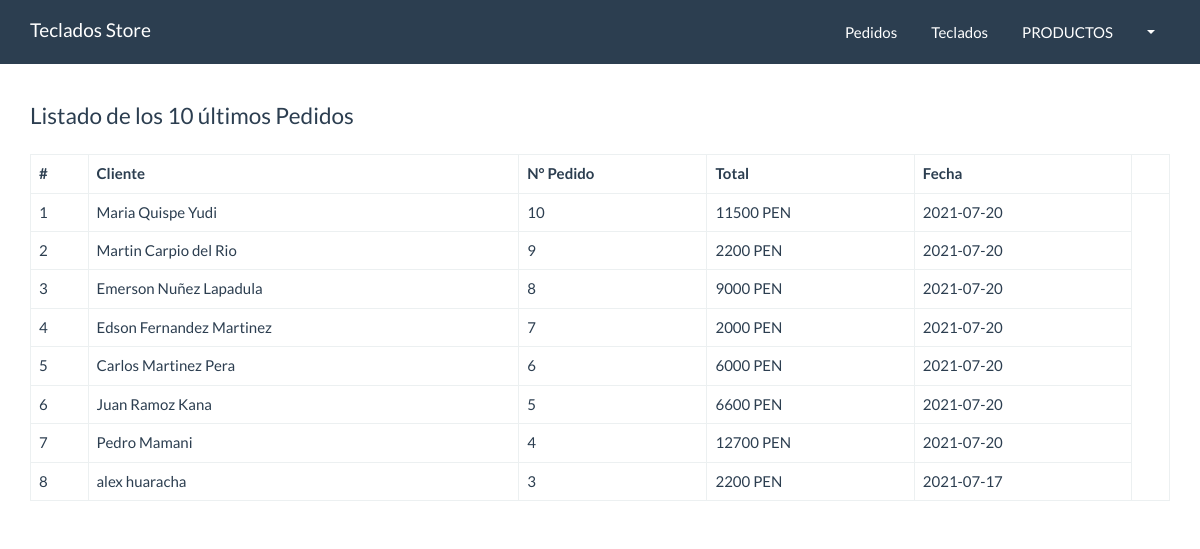
The app's page /panel/dashboard.php with its own data.
### tables this page shows
CREATE TABLE `pedidos` (
  `idPedido` int(10) NOT NULL,
  `clienteID` int(11) NOT NULL,
  `total` decimal(20,0) NOT NULL,
  `fecha` date NOT NULL,
  `estado` int(11) NOT NULL DEFAULT 1
);

CREATE TABLE `clientes` (
  `idCliente` int(10) NOT NULL,
  `nombre` varchar(100) NOT NULL,
  `apellido` varchar(100) NOT NULL,
  `email` varchar(100) NOT NULL,
  `telefono` varchar(15) NOT NULL,
  `comentario` varchar(500) NOT NULL
);

### src/Pedido.php (called while the page is built, shortened)
<?php
class Pedido{
    private $cn = null;
    public function __construct(){
        $this->config = parse_ini_file(__DIR__.'/../config.ini') ;
        $this->cn = new \PDO( $this->config['dns'], $this->config['usuario'],$this->config['clave'],array(
            \PDO::MYSQL_ATTR_INIT_COMMAND => 'SET NAMES utf8'
        ));
    }
    public function mostrarUltimos()
    {
        $sql = "SELECT p.idPedido, nombre, apellido, email, total, fecha FROM pedidos p
        INNER JOIN clientes c ON p.clienteID = c.idCliente ORDER BY p.idPedido DESC LIMIT 10";
        $resultado = $this->cn->prepare($sql);
        if($resultado->execute())
            return  $resultado->fetchAll();
        return false;
    }
}

### panel/dashboard.php (the view, shortened to what this page needs)
<?php
  print_r($_SESSION['usuario_info']);
?>
<!DOCTYPE html>
<html lang="en">
  <head>
    <link rel="stylesheet" href="../assets/css/bootstrap.min.css">
    <link rel="stylesheet" href="../assets/css/estilos.css">
  </head>
  <body>
    <nav class="navbar navbar-default navbar-fixed-top">
      <div class="container">
        <div class="navbar-header">
          <a class="navbar-brand" href="index.php">Teclados Store</a>
        </div>
        <div id="navbar" class="navbar-collapse collapse">
          <ul class="nav navbar-nav pull-right">
            <li>
              <a href="pedidos/index.php" class="btn">Pedidos</a>
            </li>
            <li>
              <a href="teclados/index.php" class="btn">Teclados</a>
            </li>
            <li>
            <a href="../index.php" class="btn">PRODUCTOS <span class="badge"></span></a>
            </li>
            <li class="dropdown">
                <a href="#" class="dropdown-toggle" data-toggle="dropdown" role="button" aria-haspopup="true" aria-expanded="false"><span class="caret"></span></a>
            </li>
          </ul>
        </div>
      </div>
    </nav>
    <div class="container" id="main">
    <div class="row">
          <div class="col-md-12">
             <fieldset>
              <legend>Listado de los 10 últimos Pedidos</legend>
                <table class="table table-bordered">
                  <thead>
                    <tr>
                      <th>#</th>
                      <th>Cliente</th>
                      <th>N° Pedido</th>
                      <th>Total</th>
                      <th>Fecha</th>
                      <th></th>
                    </tr>
                  </thead>
                  <tbody>
                    <?php
                      $pedido = new Kawschool\Pedido;
                      $info_pedido = $pedido->mostrarUltimos();
                      $cantidad = count($info_pedido);
                      if($cantidad > 0){
                        $c=0;
                      for($x =0; $x < $cantidad; $x++){
                        $c++;
                        $item = $info_pedido[$x];
                    ?>
                    <tr>
                      <td><?php print $c?></td>
                      <td><?php print $item['nombre'].' '.$item['apellido']?></td>
                      <td><?php print $item['idPedido']?></td>
                      <td><?php print $item['total']?> PEN</td>
                      <td><?php print $item['fecha']?></td>
                    </tr>
                    <?php
                      }
                    }else{
                    ?>
                    <tr>
                      <td colspan="6">NO HAY REGISTROS</td>
                    </tr>
                    <?php }?>
                  </tbody>
                </table>
             </fieldset>
          </div>
        </div>
    </div>
  </body>
</html>

### assets/css/estilos.css (style rules this page uses)
#main { margin-top: 100px; }

### records on screen
pedidos: clienteID.nombre "Maria", clienteID.apellido "Quispe Yudi", idPedido "10", total "11500", fecha "2021-07-20"
pedidos: clienteID.nombre "Martin", clienteID.apellido "Carpio del Rio", idPedido "9", total "2200", fecha "2021-07-20"
pedidos: clienteID.nombre "Emerson", clienteID.apellido "Nuñez Lapadula", idPedido "8", total "9000", fecha "2021-07-20"
pedidos: clienteID.nombre "Edson", clienteID.apellido "Fernandez Martinez", idPedido "7", total "2000", fecha "2021-07-20"
pedidos: clienteID.nombre "Carlos", clienteID.apellido "Martinez Pera", idPedido "6", total "6000", fecha "2021-07-20"
pedidos: clienteID.nombre "Juan", clienteID.apellido "Ramoz Kana", idPedido "5", total "6600", fecha "2021-07-20"
pedidos: clienteID.nombre "Pedro", clienteID.apellido "Mamani", idPedido "4", total "12700", fecha "2021-07-20"
pedidos: clienteID.nombre "alex", clienteID.apellido "huaracha", idPedido "3", total "2200", fecha "2021-07-17"
